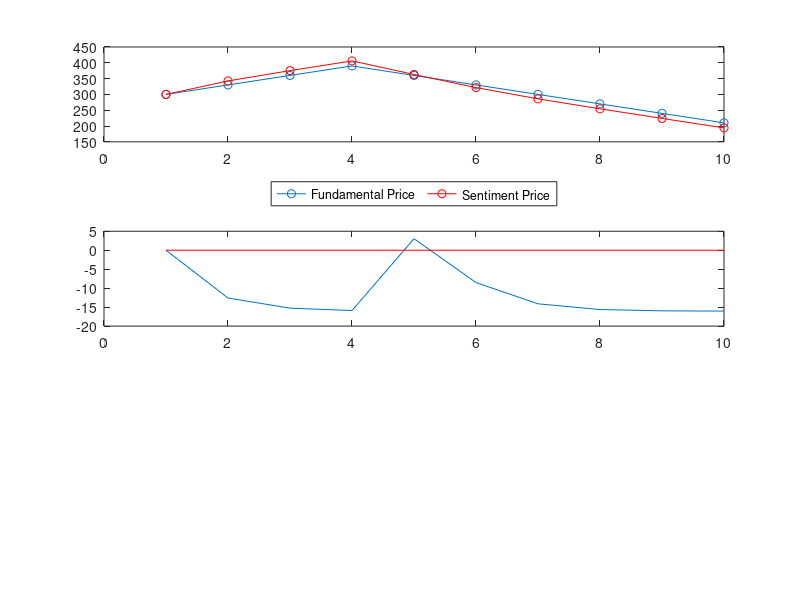

This chart was generated by the following MATLAB code: (Note: this script raises an error after producing the figure.)
clear all
close all


%% Number of Simulation Periods
Periods = 10;

%% Parameter Variation Loop

VaryParams = 0;                             % Set 1 if parameters shall vary. Set 0 otherwise (if only one set of params to be tested.)
VariationNumber = 20;
VariationPiL1Lower = 0;
VariationPiL1Upper = 0.5;
VariationPiH1Lower = 0.5;
VariationPiH1Upper = 1;
VariationBoundOverreaction = 0.7;           % Dominance of Overreaction Pattern from -1 (dominated) to 1 (dominating)
VariationBoundUnderreaction = 0.7;           % Dominance of Underreaction Pattern from -1 (dominated) to 1 (dominating)
VariationName1 = 'piH1';
VariationName2 = 'piL1';

VariationValues1 = linspace(VariationPiL1Lower,VariationPiL1Upper,VariationNumber);
VariationValues2 = linspace(VariationPiH1Upper,VariationPiH1Lower,VariationNumber);

if VaryParams == 0 VariationNumber = 1; end

for k = 1:VariationNumber          % Variation of first Param
for j = 1:VariationNumber          % Variation of second Param
    

%% Sentiment Investor Parameters

% Probabilities for Model 1 (Mean-Reversion) --> piL1
% Probabilities for Model 2 (Momentum) --> piH1
if VaryParams == 1
    piL1 = VariationValues1(j);
    piH1 = VariationValues2(k);
else
    piL1 = 0.15;     % P(y(i) == y(i-1))
    piH1 = 0.85;     % P(y(i) == y(i-1))
end
    piL2 = 1 - piL1;
    piH2 = 1 - piH1;

% Transition Probabilities
% Higher probability to switch from Model 2 to Model 1 than vice versa (lambda2_1 > lambda1_1)

lambda1_1 = 0.1; % P(Switch from 1 to 2)     
lambda1_2 = 1 - lambda1_1;

lambda2_1 = 0.3; % P(Switch from 2 to 1)     
lambda2_2 = 1 - lambda2_1;

% Initial Probability to be in Model 1
clear q
q(1) = 0.5;

%% Sentiment Pricing Formula params p1 and p2
%PriceBehav = PriceFund + Return.*(p1 - p2 * q)

% Interest Rate (constant)
r = 0.1;

Q = [lambda1_2*piL1 lambda1_2*piL2 lambda2_1*piL1 lambda2_1*piL2;...
     lambda1_2*piL2 lambda1_2*piL1 lambda2_1*piL2 lambda2_1*piL1;...
     lambda1_1*piH1 lambda1_1*piH2 lambda2_2*piH1 lambda2_2*piH2;...
     lambda1_1*piH2 lambda1_1*piH1 lambda2_2*piH2 lambda2_2*piH1];

I = eye(4,4)*(1+r);

gamma0 = [1 -1 1 -1];
gamma1 = [0 0 1 0];
gamma2 = [1 0 -1 0];

p1 = (1/r) * (gamma0 * (1+r) * ((I - Q) \ Q) * gamma1');
p2 = -(1/r) * (gamma0 * (1+r) * ((I - Q) \ Q) * gamma2');

%% Definition of Fundamentals

% Size of Dividend Changes
ChangeSize = 3;

% Starting Dividend and rational Price
Dividend(1) = 30;
PriceFund(1) = Dividend(1) / r;
PriceBehav(1) = PriceFund(1);

% Fake initial change
DivChange(1) = ChangeSize;

%% Simulation Loop
for i = 2:Periods

if rand < 0.5
   y = 1;
else
   y = -1;
end

% Fundamentals
DivChange(i) = y * ChangeSize;
Dividend(i) = Dividend(i-1) + DivChange(i);
PriceFund(i) = Dividend(i) / r;

if sign(DivChange(i-1)) == sign(DivChange(i))
    
    q(i) = ((lambda1_2 * q(i-1) + lambda2_1 * (1 - q(i-1))) * piL1) / (((lambda1_2 * q(i-1) + lambda2_1 * (1 - q(i-1))) * piL1) + ((lambda1_1 * q(i-1) + lambda2_2 * (1 - q(i-1))) * piH1));
    
elseif sign(DivChange(i-1)) ~= sign(DivChange(i))
    
    q(i) = ((lambda1_2 * q(i-1) + lambda2_1 * (1 - q(i-1))) * piL2) / (((lambda1_2 * q(i-1) + lambda2_1 * (1 - q(i-1))) * piL2) + ((lambda1_1 * q(i-1) + lambda2_2 * (1 - q(i-1))) * piH2));
    
end

% Sentiment investor Pricing
PriceBehav(i) = PriceFund(i) + DivChange(i).*(p1 - p2 * q(i));

end


%% Measuring Pricing Differences

PriceDeviation = (PriceFund - PriceBehav) .* sign(DivChange);
UnderOverRatio(j,k) = mean(sign(PriceDeviation));


%% Variation Output

VariationOutput(j,k) = UnderOverRatio(j,k);
if VariationOutput(j,k) < VariationBoundUnderreaction && VariationOutput(j,k) > -VariationBoundOverreaction && piL1 < 0.5 && piH1 > 0.5
    VariationUnderOverExistence(j,k) = 1;
else
    VariationUnderOverExistence(j,k) = 0;
end

end
end

figure(1)
subplot(3,1,1)
plot([1:Periods],PriceFund,'-o',[1:Periods],PriceBehav,'r -o')
legend('Fundamental Price','Sentiment Price','location','southoutside','Orientation','horizontal')
%ylim([PriceFund(1) - ChangeSize/r*Periods*(1/3) PriceFund(1) + ChangeSize/r*Periods*(1/3)])
subplot(3,1,2)
plot([1:Periods],PriceDeviation,[1:Periods],zeros(1,Periods),'r')
ylabel(['Under(+)/Over(-) ',num2str(round(UnderOverRatio(j,k),2))])
subplot(3,1,3)
plot(q,'-o')

%% Plot for Impact of Variation

figure(2)
spy(VariationUnderOverExistence')
title(['Existence of Under/Over for param Variation ', VariationName1,' and ',VariationName2,' within dominance intervall ',num2str([-VariationBoundOverreaction VariationBoundUnderreaction])])
xlabel(VariationName2)
ylabel(VariationName1)